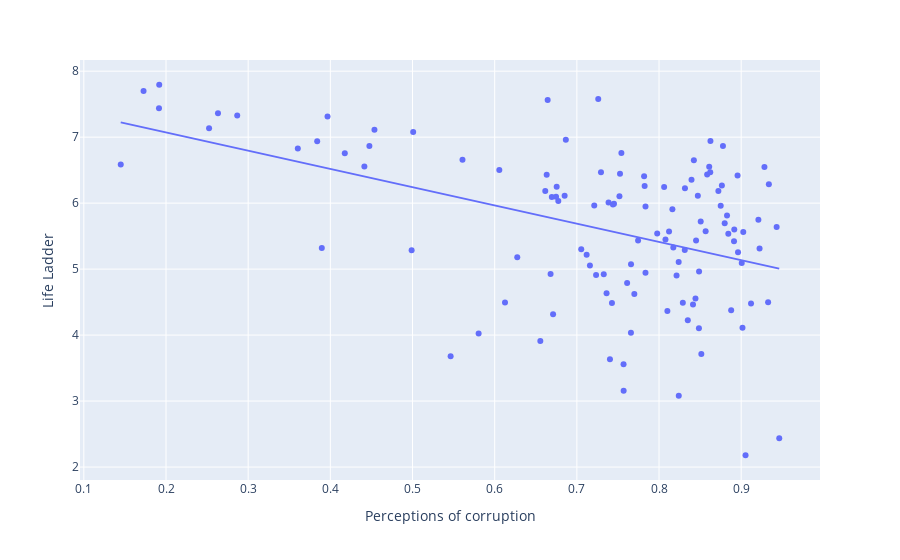

Notebook code for this chart:
### Code cell
px.scatter(data_frame=whr_2021, x="Perceptions of corruption", y="Life Ladder", hover_name="Country name", trendline="ols")
